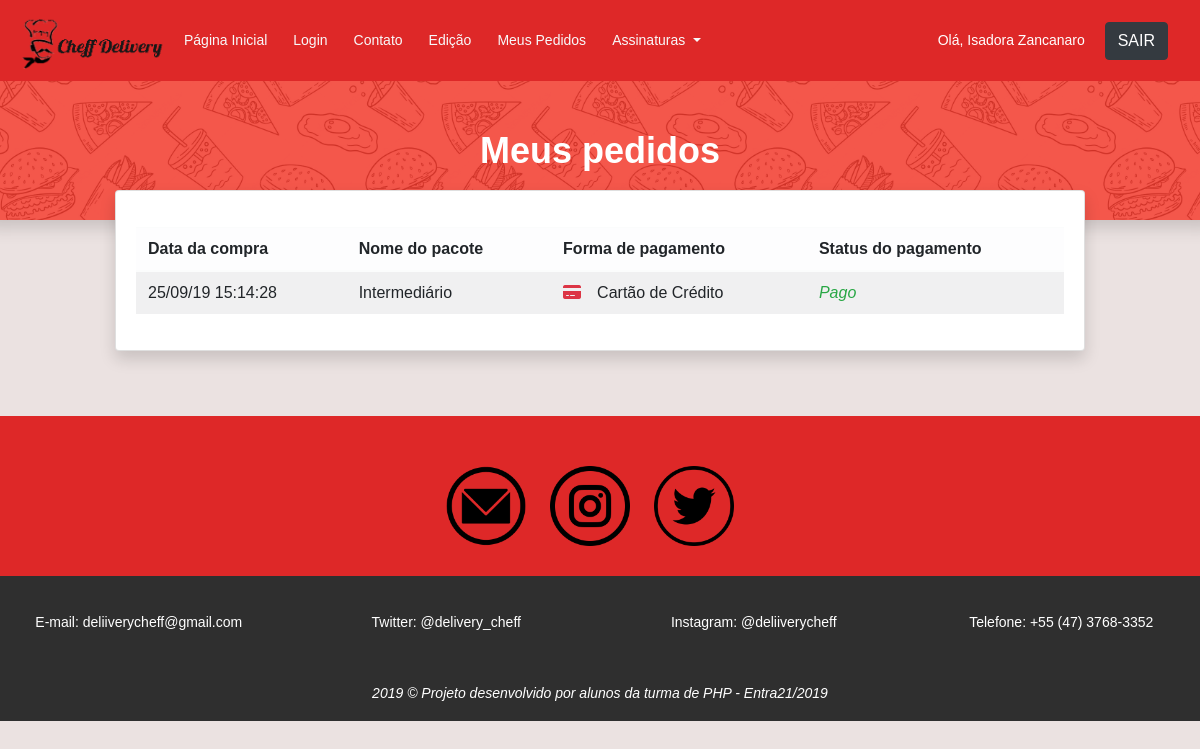
Before: /meuspedidos.php (signed in) with the older database file.
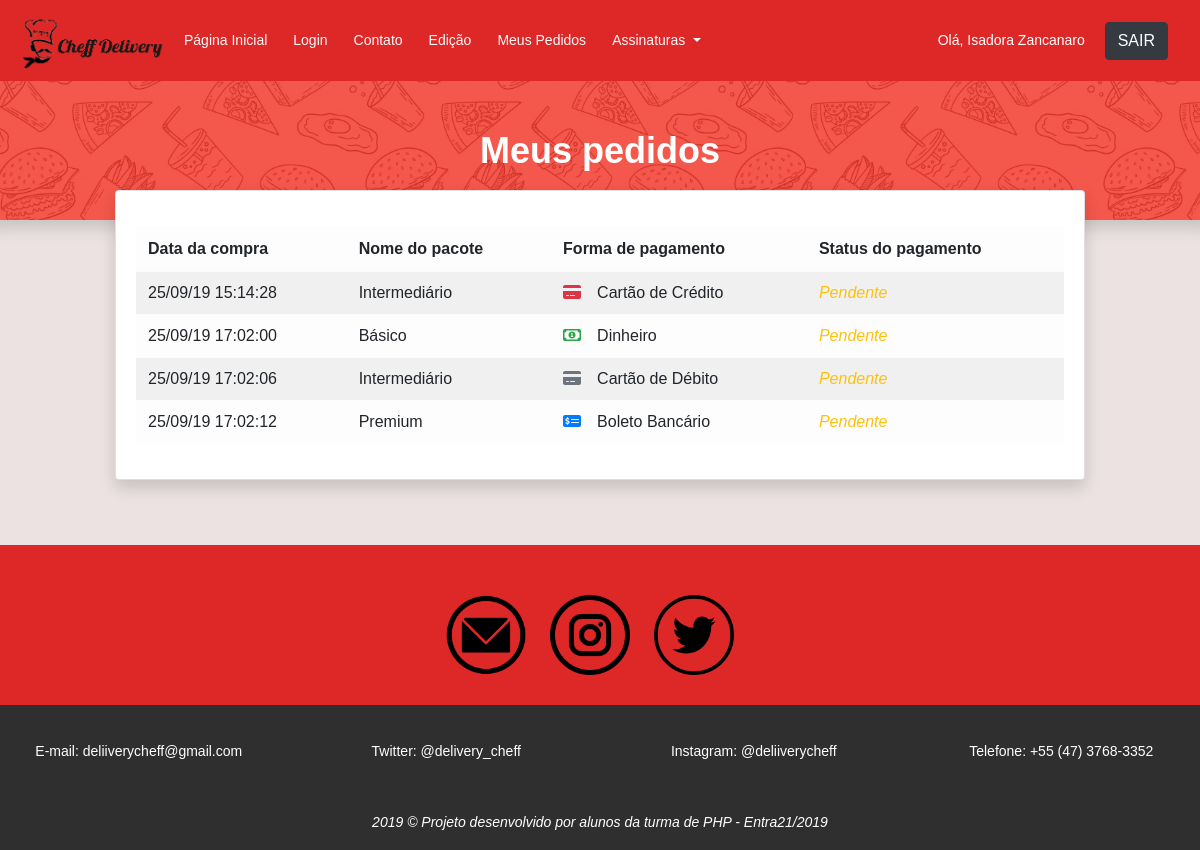
After: the same page with the newer database file.
### tables this page shows
CREATE TABLE `finalizacao` (
  `id` int(11) NOT NULL,
  `id_usuario` int(11) NOT NULL,
  `id_pacote` int(11) NOT NULL,
  `forma_pagamento` enum('dinheiro','boleto_bancario','cartao_credito','cartao_debito') NOT NULL,
  `status_pagamento` enum('pendente','pago','atrasado') NOT NULL,
  `data_compra` varchar(255) NOT NULL
);

CREATE TABLE `pacotes` (
  `id` int(11) NOT NULL,
  `nome_pacote` varchar(255) NOT NULL,
  `nome_imagem` varchar(255) NOT NULL,
  `descricao_pacote` varchar(255) NOT NULL,
  `preco_pacote` varchar(255) NOT NULL,
  `quantidade_cafe` int(11) NOT NULL,
  `quantidade_almoco` int(11) NOT NULL,
  `quantidade_jantar` int(11) NOT NULL
);

### classes/site.class.php (called while the page is built, shortened)
<?php
class Site {
	public static function Navbar() {
		require_once "include/navbar.php";
	}
}
?>

### meuspedidos.php (the view, shortened to what this page needs)
 <?php
 require_once"include/conexao.php";
 $lista = "SELECT * FROM finalizacao
 JOIN pacotes p ON p.id = finalizacao.id_pacote
 WHERE id_usuario = {$_SESSION['id_usuario']}
 ";
 $queryFinalizacao = mysqli_query($con, $lista);
 $lista = mysqli_fetch_all($queryFinalizacao, MYSQLI_ASSOC);
 ?>
 <!DOCTYPE html>
 <html lang="pt-br">
 <head>
 	<link rel="stylesheet" href="https://stackpath.bootstrapcdn.com/bootstrap/4.3.1/css/bootstrap.min.css">
 	<link rel="stylesheet" type="text/css" href="media/css/estilos.css">
 	<link rel="stylesheet" href="media/css/main.css">
 </head>
 <body style="background-color: rgb(235, 226, 225);">
 	<?php
 	require_once "header.php";
 	?>
 	<div class="row">
 		<div class="shadow " style="  background-color: #f2392c ;background-image: url('media/images/food-pattern.png');min-height: 100px; min-width: 100%; background-size: 30%; background-position: center 1050px;">
 			<h1 class="text-white mb-5 text-center mt-5">Meus pedidos</h1>
 		</div>
 	</div>
 <div class="col-10 col-md-10 mt-5 offset-md- offset-1" style="margin-top: -30px !important;">
 	<div class="card shadow" style="margin-right: auto; margin-left: auto;">
 		<div class="card-body" >
 			<table class="table table-light col-md-12 mt-3 table-striped table-hover">
 				<thead>
 					<tr>
 						<th scope="col">Data da compra</th>
 						<th scope="col">Nome do pacote</th>
 						<th scope="col">Forma de pagamento</th>
 						<th scope="col">Status do pagamento</th>
 					</tr>
 				</thead>
 				<tbody>
 					<?php foreach ($lista as $item) { ?>
 						<tr>
 							<td><?php echo date_format(date_create($item['data_compra']), 'd/m/y H:i:s'); ?></td>
 							<td><?=utf8_encode($item['nome_pacote'])?></td>
 							<td>
 								<?php switch ($item['forma_pagamento']) {
 									case "dinheiro":
 									echo '<i class="far fa-money-bill-alt text-success mr-3"></i>';
 									echo "Dinheiro";
 									break;
 									case "boleto_bancario":
 									echo '<i class="fas fa-money-check-alt text-primary mr-3"></i>';
 									echo "Boleto Bancário";
 									break;
 									case "cartao_credito":
 									echo '<i class="fas fa-credit-card text-danger mr-3"></i>';
 									echo "Cartão de Crédito";
 									break;
 									case "cartao_debito":
 									echo '<i class="fas fa-credit-card text-secondary mr-3"></i>';
 									echo "Cartão de Débito";
 									break;
 								}
 								?>
 							</td>
 							<td>
 								<?php switch ($item['status_pagamento']) {
 									case "pendente":
 									echo "<span class='text-warning font-italic'>Pendente</span>";
 									break;
 									case "pago":
 									echo "<span class='text-success font-italic'>Pago</span>";
 									break;
 								}
 								?>
 							</td>
 						</tr>
 					<?php } ?>
 				</tbody>
 			</table>
 		</div>
 	</div>
 </div>
 <?php
 require_once "footer.php";
 ?>
</body>
</html>

### header.php (shortened to what this page needs)
  <?php
  require_once"classes/site.class.php";
  ?>
  <header>
    <nav class="navbar navbar-expand-lg navbar-light"  style="background-color: #de2828; width: 100%;">
      <a href="index.php"><img src="media/images/cheffmenu2.png" style="height: 65px; width: 150px"></a>
      <div class="collapse navbar-collapse" id="navbarSupportedContent">
        <ul class="navbar-nav mr-auto">
          <?php if ($_SESSION['tp_usuario'] != 'administrador') { ?>
            <li class="nav-item active">
              <a class="nav-link text-light" href="index.php" style="margin-left: 10px;">Página Inicial <span class="sr-only">(current)</span></a>
            </li>
            <li class="nav-item">
              <a class="nav-link text-light" href="login.php" style="margin-left: 10px;">Login</a>
            </li>
            <li class="nav-item">
              <a class="nav-link text-light" href="contato.php" style="margin-left: 10px;">Contato</a>
            </li>
            <?php if(isset($_SESSION['logado'])) { ?>
              <li class="nav-item">
                <a class="nav-link text-light" href="edicao.php" style="margin-left: 10px;">Edição</a>
              </li>
              <li class="nav-item">
                <a class="nav-link text-light" href="meuspedidos.php" style="margin-left: 10px;">Meus Pedidos</a>
              </li>
              <li class="nav-item dropdown">
                <a class="nav-link dropdown-toggle text-light" href="#" id="navbarDropdown" role="button" data-toggle="dropdown" aria-haspopup="true" aria-expanded="false" style="margin-left: 10px;">
                  Assinaturas
                </a>
              </li>
            <?php } ?>
        <?php } ?>
      </ul>
      <?php Site::Navbar(); ?>
    </div>
  </nav>
</header>

### include/navbar.php (shortened to what this page needs)
<!DOCTYPE html>
<html>
<head>
</head>
<body>
	<?php if(isset($_SESSION['nome_usuario'])) { ?>
		<div class="text-white">
			Olá, <?=$_SESSION['nome_usuario']?>
			<a href="backends/logoff.php" class="btn btn-dark ml-3 mr-3">SAIR</a>
		</div>
	<?php } ?>
</body>
</html>

### footer.php (shortened to what this page needs)
<div class="redes-sociais" style="background-color: #de2828;">
  <div class="container" style="margin-top: 65px;">
    <center>
      <a href="https://mail.google.com/mail/u/0/#inbox?compose=DmwnWrRmTgXbBSZDhPSBJsPLwHzgBPqskCzpPtNTPhwSkgLdBBXnbmRScSHtKdnmsdqlgZFHsnsQ"><img src="media/images/email.png" alt="email" title="email" class="icones"></a>
      <a href="https://www.instagram.com/deliiverycheff/?hl=pt-br"><img src="media/images/instagram.png" alt="instagram" title="instagram" id="instagram " class="icones"></a>
      <a href="https://twitter.com/delivery_cheff"><img src="media/images/twitter.png" alt="twitter" title="twitter" class="icones"></a>
    </center>
  </div>
</div>
<footer>
 <div class="footer-item">
  <div class="row">
    <a href="https://mail.google.com/mail/u/0/#inbox?compose=DmwnWsTJtrnhxXwfpDgvhvzGsLRlLgjHgjcfzcQFCTNqvbqkMSDXnPTwMNHPSkbjVnnrBWWPBfJq" class="col-sm-12 col-md-3">E-mail: deliiverycheff@gmail.com</a>
    <a href="https://twitter.com/delivery_cheff" class="col-sm-12 col-md-3">Twitter: @delivery_cheff </a>
    <a href="https://www.instagram.com/deliiverycheff/?hl=pt-br"class="col-sm-12 col-md-3">Instagram: @deliiverycheff</a>
    <a href=""class="col-sm-12 col-md-3">Telefone: +55 (47) 3768-3352</a>
  </div>
</div>
<div id="negrito" class="mt-4">
  <p class="mt-5 font-italic">2019 &copy; <strong>Projeto desenvolvido por alunos da turma de PHP - Entra21/2019</strong></p>
</div>
</footer>

### media/css/estilos.css (style rules this page uses)
* { font-family: arial; }
.redes-sociais { height: 160px; width: 100%; }
.icones { width: 80px; height: 80px; margin-top: 50px; margin-right: 20px; }
footer { background-color: rgba(47, 47, 47); overflow: hidden; height: 145px; }
.footer-item { margin-top: 35px; color: white; text-align: center; width: 100%: }
.footer-item a { color: white; text-decoration: none; }
#negrito { text-align: center; color: white; margin-top: 10px; }

### media/css/main.css (style rules this page uses)
body { color:#777;font-family:"Poppins",sans-serif;font-size:14px;font-weight:300;line-height:1.625em;position:relative }
ol,ul { margin:0;padding:0;list-style:none }
a { -webkit-transition:all 0.3s ease 0s;-moz-transition:all 0.3s ease 0s;-o-transition:all 0.3s ease 0s;transition:all 0.3s ease 0s }
a,a:focus,a:hover { text-decoration:none;outline:0 }
h1,h2,h3,h4,h5,h6 { font-family:"Poppins",sans-serif;color:#222;line-height:1.2em !important;margin-bottom:0;margin-top:0;font-weight:600 }
h1,.h1 { font-size:36px }
td,th { border-radius:0px }
.mb-5 { margin-bottom:5px }
.text-white { color:#fff }
.text-center { text-align:center }
h1 { font-size:36px }
h1,h2,h3,h4,h5,h6 { line-height:1.5em }

Changed rows visible on the page:
changed finalizacao (number 1 of 4 on the later page): status_pagamento "Pago" → "Pendente"
added finalizacao: data_compra "25/09/19 17:02:00", id_pacote.nome_pacote "Básico", forma_pagamento "dinheiro" (drawn), status_pagamento "Pendente"
added finalizacao: data_compra "25/09/19 17:02:06", id_pacote.nome_pacote "Intermediário", forma_pagamento "cartao_debito" (drawn), status_pagamento "Pendente"
added finalizacao: data_compra "25/09/19 17:02:12", id_pacote.nome_pacote "Premium", forma_pagamento "boleto_bancario" (drawn), status_pagamento "Pendente"
